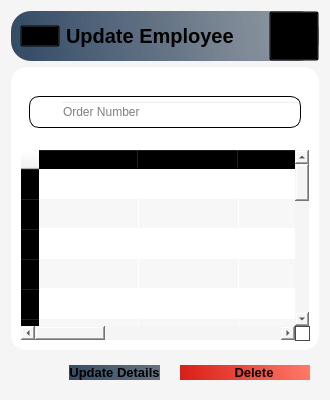
      <widget class="QWidget" name="UpdateEmployee_Page">
       <property name="styleSheet">
        <string notr="true">*{
background-color:#f5f5f5;
}
#HeaderFrame_2{
background-color:qlineargradient(spread:pad,x1:0,y1:0.505682,x2:1,y2:0.477,stop:0 rgba(20,47,78,219),stop:1 rgba(85,98,112,150));
 border-radius: 20px;
}
QFrame,QPushButton,#widget_71,#lineEdit_3{
background:transparent;
}
#btn_Delete{
background-color:qlineargradient(spread:pad,x1:0,y1:0.505682,x2:1,y2:0.477,stop:0 rgba(217,30,24,),stop:1 rgba(254,121,104));
 border-radius: 10px;
}
#btn_UpdateDetails{
background-color:qlineargradient(spread:pad,x1:0,y1:0.505682,x2:1,y2:0.477,stop:0 rgba(20,47,78,219),stop:1 rgba(85,98,112,226));
 border-radius: 10px;
}
#widget_Update{
background-color:#ffffff;
 border-radius: 15px;
}
#btn_UpdateDetails:hover,#btn_Delete:hover,#accountBtn_2:hover{
 border-radius: 10px;
background-color:#ececec;
}
#searchframe_3{
background-color:#fffff;
border-radius: 10px;
border: 1px solid #000000
}</string>
       </property>
       <layout class="QVBoxLayout" name="verticalLayout_22">
        <item alignment="Qt::AlignTop">
         <widget class="QWidget" name="HeaderFrame_2" native="true">
          <layout class="QHBoxLayout" name="horizontalLayout_29">
           <property name="spacing">
            <number>0</number>
           </property>
           <property name="leftMargin">
            <number>0</number>
           </property>
           <property name="topMargin">
            <number>0</number>
           </property>
           <property name="rightMargin">
            <number>0</number>
           </property>
           <property name="bottomMargin">
            <number>0</number>
           </property>
           <item alignment="Qt::AlignLeft">
            <widget class="QFrame" name="frame_14">
             <layout class="QHBoxLayout" name="horizontalLayout_30">
              <property name="topMargin">
               <number>0</number>
              </property>
              <property name="bottomMargin">
               <number>0</number>
              </property>
              <item>
               <widget class="QPushButton" name="menuBtn_3">
                <property name="text">
                 <string/>
                </property>
                <property name="icon">
                 <iconset resource="Resource.qrc">
                  <normaloff>:/Black Icons/Graphics/featherBlack/menu.svg</normaloff>:/Black Icons/Graphics/featherBlack/menu.svg</iconset>
                </property>
                <property name="iconSize">
                 <size>
                  <width>24</width>
                  <height>24</height>
                 </size>
                </property>
               </widget>
              </item>
              <item alignment="Qt::AlignLeft">
               <widget class="QLabel" name="appHeader_2">
                <property name="font">
                 <font>
                  <pointsize>15</pointsize>
                  <weight>75</weight>
                  <bold>true</bold>
                 </font>
                </property>
                <property name="text">
                 <string>Update Employee</string>
                </property>
               </widget>
              </item>
             </layout>
            </widget>
           </item>
           <item>
            <widget class="QFrame" name="frame_16">
             <layout class="QHBoxLayout" name="horizontalLayout_33">
              <property name="spacing">
               <number>0</number>
              </property>
              <property name="leftMargin">
               <number>0</number>
              </property>
              <property name="topMargin">
               <number>0</number>
              </property>
              <property name="rightMargin">
               <number>0</number>
              </property>
              <property name="bottomMargin">
               <number>0</number>
              </property>
              <item alignment="Qt::AlignRight">
               <widget class="QPushButton" name="accountBtn_2">
                <property name="minimumSize">
                 <size>
                  <width>50</width>
                  <height>50</height>
                 </size>
                </property>
                <property name="text">
                 <string/>
                </property>
                <property name="icon">
                 <iconset resource="Resource.qrc">
                  <normaloff>:/Black Icons/Graphics/featherBlack/user.svg</normaloff>:/Black Icons/Graphics/featherBlack/user.svg</iconset>
                </property>
                <property name="iconSize">
                 <size>
                  <width>32</width>
                  <height>32</height>
                 </size>
                </property>
               </widget>
              </item>
             </layout>
            </widget>
           </item>
          </layout>
         </widget>
        </item>
        <item>
         <widget class="QWidget" name="widget_Update" native="true">
          <layout class="QVBoxLayout" name="verticalLayout_70">
           <item alignment="Qt::AlignLeft">
            <widget class="QWidget" name="widget_71" native="true">
             <property name="minimumSize">
              <size>
               <width>290</width>
               <height>0</height>
              </size>
             </property>
             <layout class="QHBoxLayout" name="horizontalLayout_83">
              <property name="topMargin">
               <number>20</number>
              </property>
              <property name="bottomMargin">
               <number>15</number>
              </property>
              <item alignment="Qt::AlignTop">
               <widget class="QFrame" name="searchframe_3">
                <property name="minimumSize">
                 <size>
                  <width>160</width>
                  <height>0</height>
                 </size>
                </property>
                <property name="frameShape">
                 <enum>QFrame::StyledPanel</enum>
                </property>
                <property name="frameShadow">
                 <enum>QFrame::Sunken</enum>
                </property>
                <layout class="QHBoxLayout" name="horizontalLayout_84">
                 <property name="spacing">
                  <number>0</number>
                 </property>
                 <property name="leftMargin">
                  <number>0</number>
                 </property>
                 <property name="topMargin">
                  <number>0</number>
                 </property>
                 <property name="rightMargin">
                  <number>0</number>
                 </property>
                 <property name="bottomMargin">
                  <number>0</number>
                 </property>
                 <item>
                  <widget class="QLabel" name="label_54">
                   <property name="minimumSize">
                    <size>
                     <width>30</width>
                     <height>30</height>
                    </size>
                   </property>
                   <property name="maximumSize">
                    <size>
                     <width>30</width>
                     <height>30</height>
                    </size>
                   </property>
                   <property name="text">
                    <string/>
                   </property>
                   <property name="pixmap">
                    <pixmap resource="Resource.qrc">:/Black Icons/Graphics/featherBlack/search.svg</pixmap>
                   </property>
                   <property name="scaledContents">
                    <bool>true</bool>
                   </property>
                  </widget>
                 </item>
                 <item>
                  <widget class="QLineEdit" name="lineEdit_3">
                   <property name="text">
                    <string/>
                   </property>
                   <property name="placeholderText">
                    <string>Order Number</string>
                   </property>
                  </widget>
                 </item>
                </layout>
               </widget>
              </item>
             </layout>
            </widget>
           </item>
           <item>
            <widget class="QTableWidget" name="Update_tableWidget">
             <property name="font">
              <font>
               <weight>50</weight>
               <bold>false</bold>
              </font>
             </property>
             <property name="alternatingRowColors">
              <bool>true</bool>
             </property>
             <property name="gridStyle">
              <enum>Qt::DashDotLine</enum>
             </property>
             <property name="rowCount">
              <number>20</number>
             </property>
             <property name="columnCount">
              <number>7</number>
             </property>
             <attribute name="horizontalHeaderStretchLastSection">
              <bool>true</bool>
             </attribute>
             <row/>
             <row/>
             <row/>
             <row/>
             <row/>
             <row/>
             <row/>
             <row/>
             <row/>
             <row/>
             <row/>
             <row/>
             <row/>
             <row/>
             <row/>
             <row/>
             <row/>
             <row/>
             <row/>
             <row/>
             <column>
              <property name="text">
               <string>ID</string>
              </property>
              <property name="font">
               <font>
                <pointsize>10</pointsize>
                <weight>75</weight>
                <bold>true</bold>
               </font>
              </property>
             </column>
             <column>
              <property name="text">
               <string>Name</string>
              </property>
              <property name="font">
               <font>
                <pointsize>10</pointsize>
                <weight>75</weight>
                <bold>true</bold>
               </font>
              </property>
             </column>
             <column>
              <property name="text">
               <string>CNIC</string>
              </property>
              <property name="font">
               <font>
                <pointsize>10</pointsize>
                <weight>75</weight>
                <bold>true</bold>
               </font>
              </property>
             </column>
             <column>
              <property name="text">
               <string>Status</string>
              </property>
              <property name="font">
               <font>
                <pointsize>10</pointsize>
                <weight>75</weight>
                <bold>true</bold>
               </font>
              </property>
             </column>
             <column>
              <property name="text">
               <string>New Column</string>
              </property>
              <property name="font">
               <font>
                <pointsize>10</pointsize>
                <weight>75</weight>
                <bold>true</bold>
               </font>
              </property>
             </column>
             <column>
              <property name="text">
               <string>Age</string>
              </property>
              <property name="font">
               <font>
                <pointsize>10</pointsize>
                <weight>75</weight>
                <bold>true</bold>
               </font>
              </property>
             </column>
             <column>
              <property name="text">
               <string>Email</string>
              </property>
              <property name="font">
               <font>
                <pointsize>10</pointsize>
                <weight>75</weight>
                <bold>true</bold>
               </font>
              </property>
             </column>
            </widget>
           </item>
          </layout>
         </widget>
        </item>
        <item alignment="Qt::AlignRight">
         <widget class="QWidget" name="widget_6" native="true">
          <layout class="QHBoxLayout" name="horizontalLayout_53">
           <property name="spacing">
            <number>20</number>
           </property>
           <item>
            <widget class="QPushButton" name="btn_UpdateDetails">
             <property name="font">
              <font>
               <pointsize>10</pointsize>
               <weight>75</weight>
               <bold>true</bold>
              </font>
             </property>
             <property name="text">
              <string>Update Details</string>
             </property>
             <property name="icon">
              <iconset resource="Resource.qrc">
               <normaloff>:/White Icons/Graphics/featherBlack/employee.png</normaloff>:/White Icons/Graphics/featherBlack/employee.png</iconset>
             </property>
             <property name="iconSize">
              <size>
               <width>20</width>
               <height>20</height>
              </size>
             </property>
            </widget>
           </item>
           <item>
            <widget class="QPushButton" name="btn_Delete">
             <property name="minimumSize">
              <size>
               <width>130</width>
               <height>0</height>
              </size>
             </property>
             <property name="font">
              <font>
               <pointsize>10</pointsize>
               <weight>75</weight>
               <bold>true</bold>
              </font>
             </property>
             <property name="text">
              <string>     Delete</string>
             </property>
             <property name="icon">
              <iconset resource="Resource.qrc">
               <normaloff>:/White Icons/Graphics/featherBlack/bin.png</normaloff>:/White Icons/Graphics/featherBlack/bin.png</iconset>
             </property>
             <property name="iconSize">
              <size>
               <width>20</width>
               <height>20</height>
              </size>
             </property>
            </widget>
           </item>
          </layout>
         </widget>
        </item>
       </layout>
      </widget>
